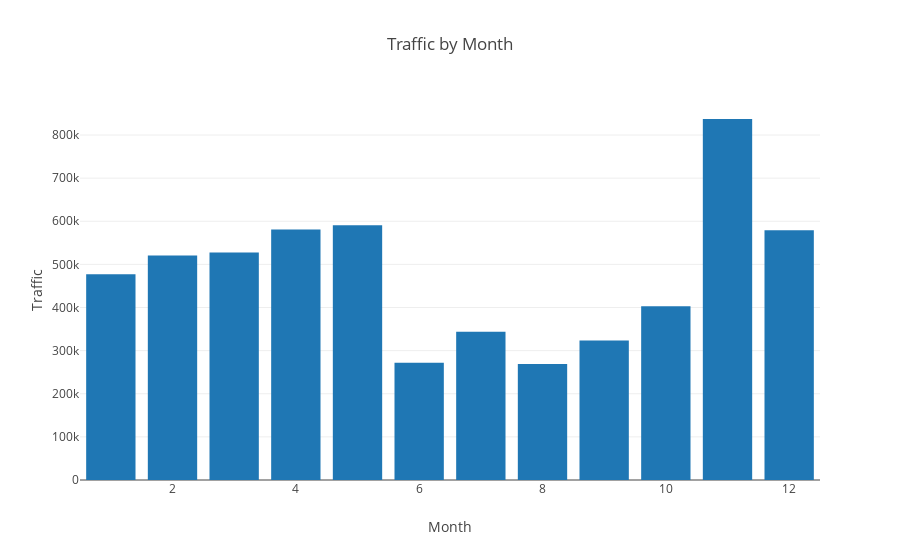

Notebook cell for this chart:
### Markdown cell above
Nov 2017: sales, revenue and traffic share the same pattern which means it was possibly an aggressive market promotion. Outlier of revenue in Feb 2016 could be something unusual.

### Code cell
monthly_traffic = data.groupby('month')['traffic'].agg('sum').reset_index()


traces=[]

traces.append(go.Bar(x=monthly_traffic.month, y=monthly_traffic.traffic))

layout = dict(
    title='Traffic by Month',
    yaxis=dict(title='Traffic'), showlegend=False, xaxis=dict(title='Month'))

fig = dict(data=traces, layout=layout)
iplot(fig)

### Figure 1 — Plotly figure (JSON) as saved in the notebook; plotly's stock layout.template omitted (floating-point values rounded to 4 significant figures)
{"data": [{"type": "bar", "x": [1, 2, 3, 4, 5, 6, 7, 8, 9, 10, 11, 12], "y": [477300.0, 520500.0, 527700.0, 580700.0, 590900.0, 271650, 343659, 269129, 323202, 402777, 837108, 579058]}], "layout": {"showlegend": false, "title": "Traffic by Month", "xaxis": {"title": "Month"}, "yaxis": {"title": "Traffic"}}}
